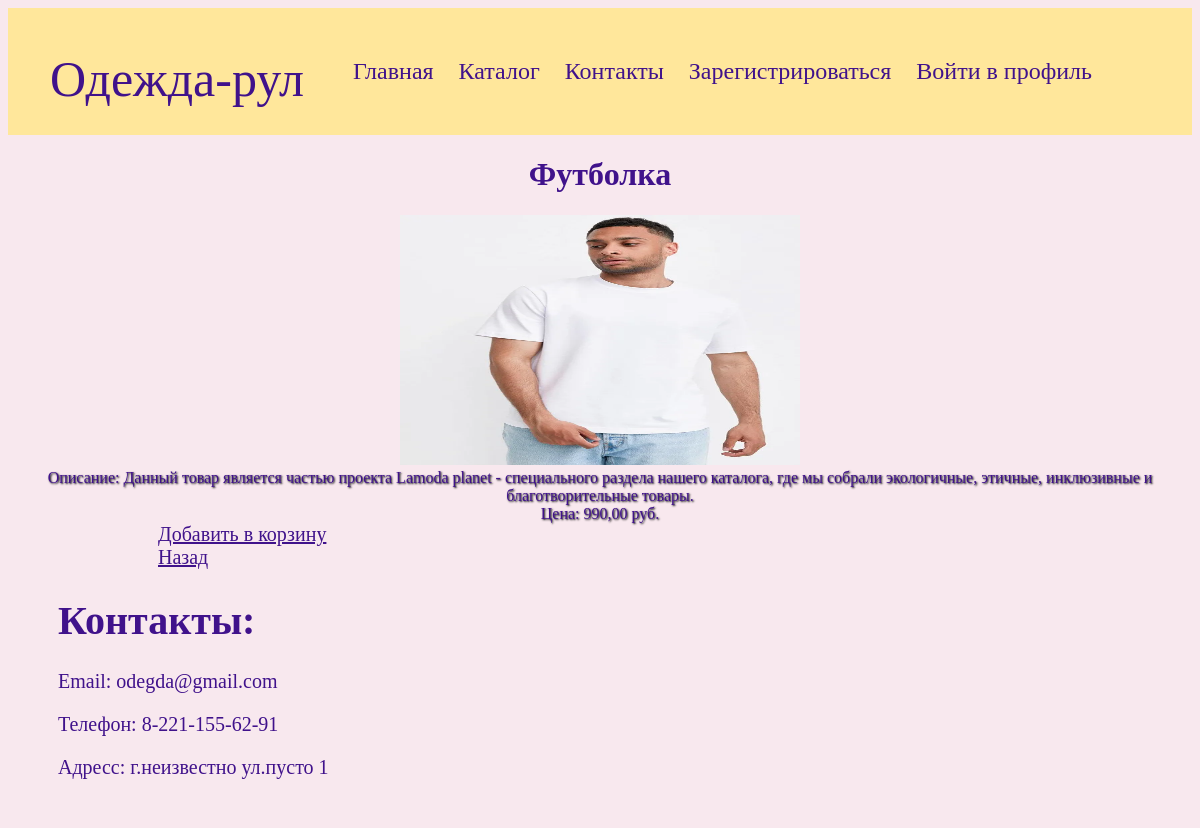
The app's page /products/24/ with its own data.
### shopapp/models.py (models this page shows)
class Product(models.Model):
    class Meta:
        ordering = ["name", "price"]
    name = models.CharField(max_length=100)
    description = models.TextField(null=False, blank=True)
    price = models.DecimalField(default=0, max_digits=8, decimal_places=2)
    discount = models.DecimalField(default=0, max_digits=8, decimal_places=2)
    created_at = models.DateTimeField(auto_now_add=True)
    views_count = models.DecimalField(default=0, max_digits=8, decimal_places=0)
    preview = models.ImageField(null=True, blank=True, upload_to=product_preview_directory_path)

### shopapp/views.py (the view)
# urls.py: path("products/<int:pk>/", ProductDetailsView.as_view(), name="product_details"),
class ProductDetailsView(DetailView):
    template_name = 'shopapp/products-details.html'
    model = Product
    context_object_name = "product"
    def get_object(self):
        obj = super().get_object()
        obj.views_count += 1
        obj.save()
        return obj

### shopapp/templates/shopapp/products-details.html (shortened to what this page needs)
{% extends 'shopapp/base.html' %}
{% block body %}
    <h1 style="color: #40128B; text-align: center;"><strong>{{ product.name }}</strong></h1>
    <div style="color: #40128B; text-align: center;">
        <div>
            {% if product.preview %}
                <img style="width: 400px; height: 250px" src="{{ product.preview.url }}" alt="{{ product.preview.name }}">
            {% endif %}
        </div>
        <div style="text-shadow: 1px 1px 2px black;">
            Описание:
            <en>{{ product.description }}</en>
        </div>
        <div style="text-shadow: 1px 1px 2px black;">
            Цена:
            <en>{{ product.price }} руб.</en>
        </div>
    </div>
    <div>
        <a style="padding-left: 150px; text-decoration: underline; color: #40128B; font-size: 20px;" href="{% url 'shopapp:add_to_cart' product.pk %}">Добавить в корзину</a>
        <br>
    </div>
    <div>
        <a style="padding-left: 150px; text-decoration: underline; color: #40128B; font-size: 20px;" href="{% url 'shopapp:products-list' %}">Назад </a>
    </div>
{% endblock %}

### shopapp/static/shopapp/css/style.css (style rules this page uses)
body { background-color: #FFBDF7; }

### shopapp/static/shopapp/css/index.css (style rules this page uses)
body, .contacts_footer { background-color: #40128B; }

### records on screen
Product: name "Футболка", preview (picture), description "Данный товар является частью проекта Lamoda planet - специального раздела нашего каталога, где мы собрали экологичные, этичные, инклюзивные и благотворительные товары.", price "990,00"
